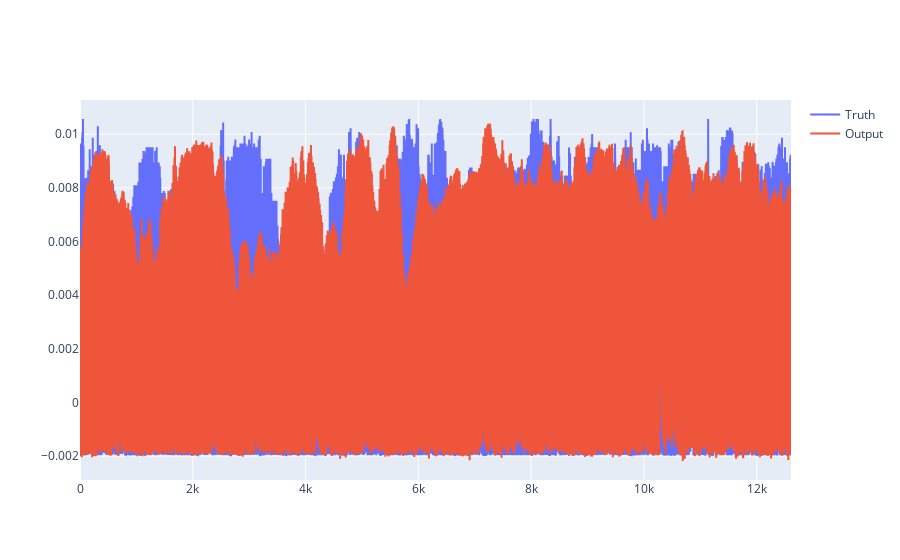

The notebook cell saved with this chart:
### Code cell
truth_vs_output(df)

### Figure 1 — Plotly figure (JSON) as saved in the notebook; plotly's stock layout.template omitted (floating-point values rounded to 4 significant figures; data arrays with more than 128 entries replaced by an {"elided": "..."} marker saying what was removed)
{"data": [{"mode": "lines", "name": "Truth", "type": "scatter", "x": {"elided": "12609 int values"}, "y": {"elided": "12609 float values"}}, {"mode": "lines", "name": "Output", "type": "scatter", "x": {"elided": "12609 int values"}, "y": {"elided": "12609 float values"}}], "layout": {}}
